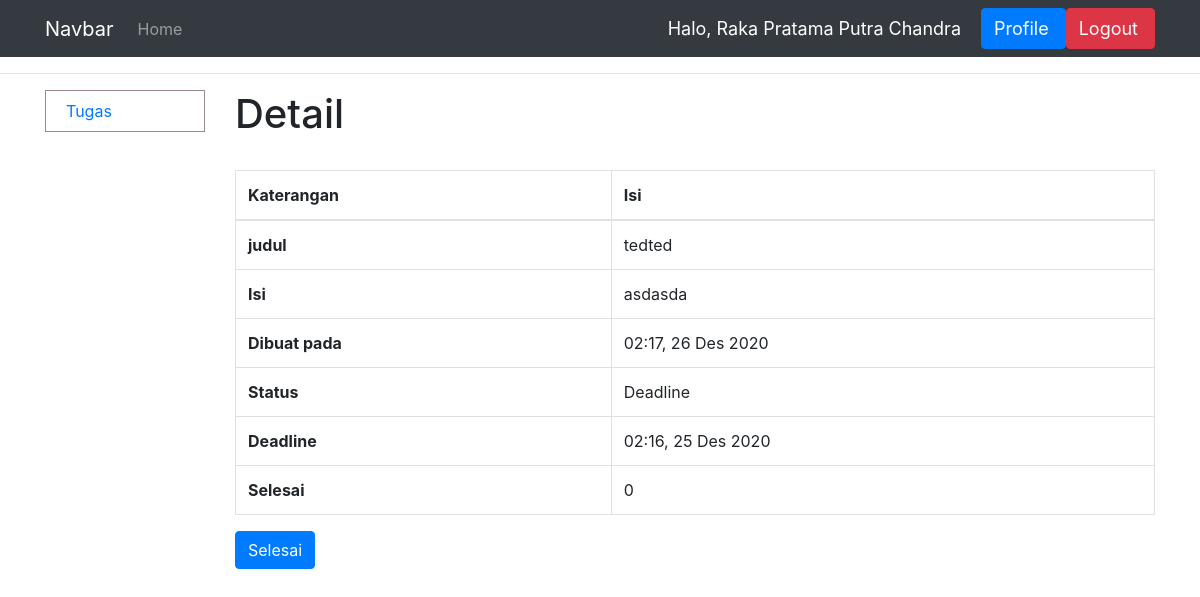
The app's page /lihat_tugas/1/ (signed in) with its own data.
### dashboard/models.py (models this page shows, shortened)
class Tugas(models.Model):
    STATUS = (
        ('Tuntas', 'Tuntas'),
        ('Hold', 'Hold'),
        ('Stuck', 'Stuck'),
        ('On Progress', 'On Progress'),
        ('Selesai', 'Selesai'),
        ('Deadline', 'Deadline'),
    )
    JENIS = (
        ('Rutin', 'Rutin'),
        ('Proyek', 'Proyek')
    )
    pemilik_tugas = models.ForeignKey(User, on_delete=models.CASCADE)
    judul = models.CharField(max_length=100)
    isi = models.CharField(max_length=255)
    dibuat_pada = models.DateTimeField('Dibuat pada')
    status = models.CharField(max_length=100, choices=STATUS)
    jenis = models.CharField(max_length=100, choices=JENIS, null=True)
    deadline = models.DateTimeField('Deadline', null=True)
    kuantitas = models.IntegerField(null=True)
    selesai = models.IntegerField(null=True)
    selesai_pada = models.DateTimeField('Selesai pada', null=True)
    acc = models.IntegerField(null=True)
    def progressnya(self):
        return str(self.selesai) + "/" + str(self.kuantitas)
    def formatwaktu(self, propertinya):
        nama_bulan = {
            1: "Jan",
            2: "Feb",
            3: "Mar",
            4: "Apr",
            5: "Mei",
            6: "Jun",
            7: "Jul",
            8: "Agus",
            9: "Sep",
            10: "Okt",
            11: "Nov",
            12: "Des"
        }
        utc_datetime = propertinya
        local_timezone = pytz.timezone("Asia/Jakarta")
        local_datetime = utc_datetime.replace(tzinfo=pytz.utc)
        propertinya = local_datetime.astimezone(local_timezone)
        hari = str(propertinya.day)
        bulan = nama_bulan[propertinya.month]
        tahun = str(propertinya.year)
        jam = str(propertinya.hour)
        if len(jam) < 2:
            jam = "0" + jam
        menit = str(propertinya.minute)
        if len(menit) < 2:
            menit = "0" + menit
        return jam + ":" + menit + ", " + hari + " " + bulan + " " + tahun

### dashboard/views.py (the view, shortened to what this page needs)
# urls.py: path('lihat_tugas/<int:tugas_id>/', views.detail_tugas, name='detail_tugas'),
@login_required(login_url='login')
def detail_tugas(request, tugas_id):
    if apamanager(request.user):
        return redirect('manager')
    nama = request.user.first_name
    context = detailtugas(tugas_id)
    context['nama'] = nama
    if request.user.last_name == 'Human Resource':
        context['data_kar'] = True
    return render(request, 'dashboard/detail_tugas.html', context)

### dashboard/logic.py (called while the page is built)
def apamanager(user):
    return user.groups.filter(name='Manager').exists()

### dashboard/templates/dashboard/detail_tugas.html (shortened to what this page needs)
{% extends 'dashboard/main.html' %}
{% block content %}
<hr>
<div class="container">
    <div class="row">
        {% include 'dashboard/sidebarstaff.html' %}
        <div class="col">
            <h1>Detail</h1>
            <br>
            <table class="table table-bordered">
                <thead>
                    <tr>
                        <th scope="col">Katerangan</th>
                        <th scope="col">Isi</th>
                    </tr>
                </thead>
                <tbody>
                    <tr>
                        <th scope="row">judul</th>
                        <td>{{judul}}</td>
                    </tr>
                    <tr>
                        <th scope="row">Isi</th>
                        <td>{{isi}}</td>
                    </tr>
                    <tr>
                        <th scope="row">Dibuat pada</th>
                        <td>{{dibuat_pada}}</td>
                    </tr>
                    <tr>
                        <th scope="row">Status</th>
                        <td>{{status}}</td>
                    </tr>
                    <tr>
                        <th scope="row">Deadline</th>
                        <td>{{deadline}}</td>
                    </tr>
                    <tr>
                        <th scope="row">Selesai</th>
                        <td>{{selesai}}</td>
                    </tr>
                </tbody>
            </table>
            <form action="" method="POST">
                <button type="submit" class="btn btn-primary">Selesai</button>
            </form>
        </div>
    </div>
</div>
{% endblock %}

### dashboard/templates/dashboard/navbar.html (shortened to what this page needs)
<nav class="navbar navbar-expand-lg navbar-dark bg-dark">
    <div class="container">
        <a class="navbar-brand" href="{% url 'login' %}">Navbar</a>
        <div class="collapse navbar-collapse" id="navbarNav">
            <ul class="navbar-nav">
                <li class="nav-item">
                    <a class="nav-link" href="{% url 'login' %}">Home</a>
                </li>
            </ul>
        </div>
        <span class="hello-msg">Halo, {{nama}}</span>
        <span><button type="button" class="btn btn-primary "><a class="hello-msg mr-1 text-center"
                    href="{% url 'profile' %}">Profile</a></button></span>
        <span><button type="button" class="btn btn-danger"><a class="hello-msg mr-1 text-center"
                    href="{% url 'logout' %}">Logout</a></button></span>
    </div>
</nav>

### dashboard/templates/dashboard/navbar.html (style rules this page uses)
.hello-msg { font-size: 18px; color: #fff; margin-right: 20px; }

### records on screen
Tugas: judul "tedted", isi "asdasda", status "Deadline"

### other values on screen
{{ nama }} "Raka Pratama Putra Chandra"
{{ dibuat_pada }} "02:17, 26 Des 2020"
{{ deadline }} "02:16, 25 Des 2020"
{{ selesai }} "0"
